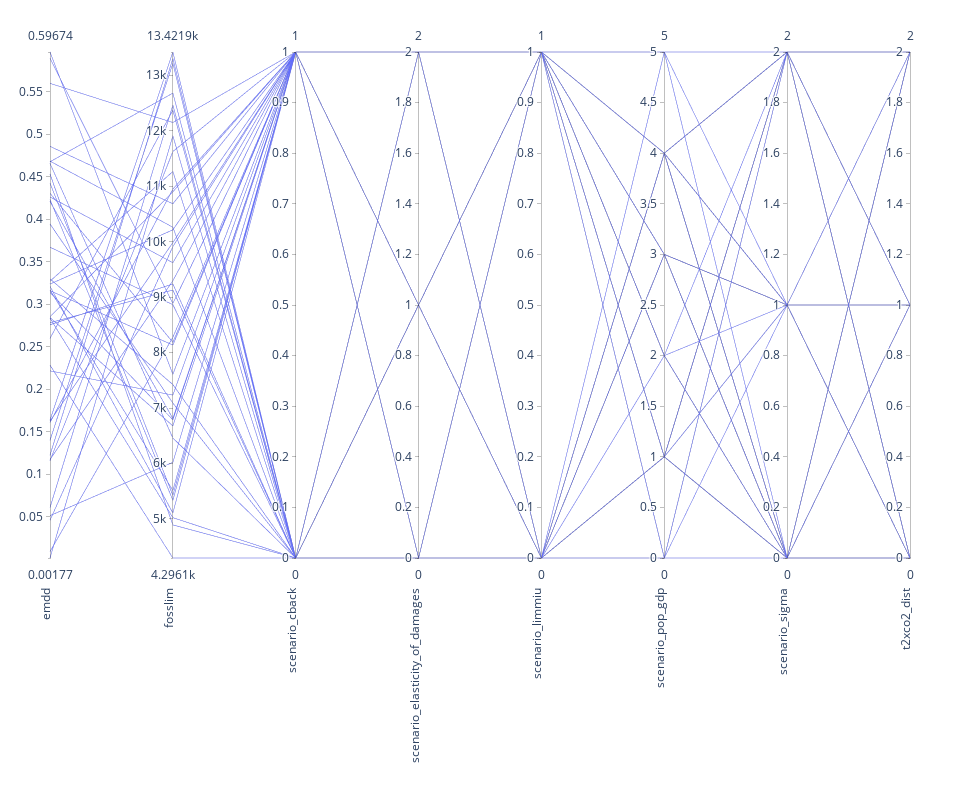

The notebook cell saved with this chart:
### Code cell
parallel_axis_plot(weird_scenarios, weird_scenarios, weird_scenarios)
